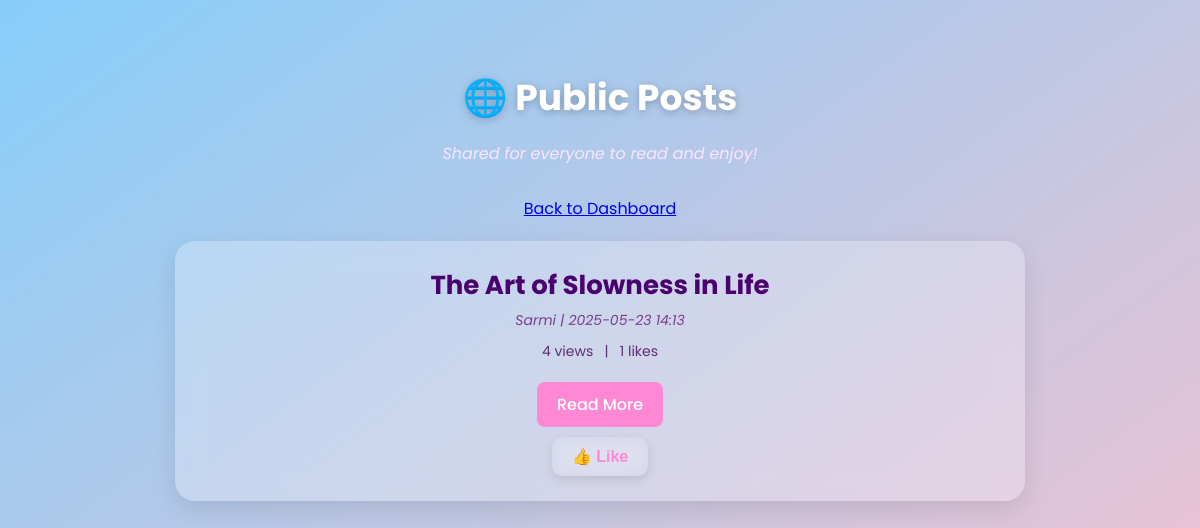
The page /public on the database its author committed.
### app/model.py (models this page shows)
class Post(db.Model):
    id = db.Column(db.Integer, primary_key=True)
    title = db.Column(db.String(100), nullable=False)
    content = db.Column(db.Text, nullable=False)
    image_url = db.Column(db.String(255),nullable=True)
    link=db.Column(db.String(255),nullable=True)
    is_public = db.Column(db.Boolean, default=False)
    date_posted = db.Column(db.DateTime, default=datetime.utcnow)
    user_id = db.Column(db.Integer, db.ForeignKey('user.id'), nullable=False)
    views = db.Column(db.Integer, default=0)
    likes = db.Column(db.Integer, default=0)
    liked_by = db.relationship('PostLike', backref='post', lazy='dynamic')

class User(db.Model,UserMixin):
    id=db.Column(db.Integer,primary_key=True)
    username=db.Column(db.String(30),nullable=False,unique=True)
    email=db.Column(db.String(100),nullable=False,unique=True)
    password=db.Column(db.String(100),nullable=False)
    posts=db.relationship('Post',backref='author',lazy=True)

### app/routes/blog.py (the view)
@blog.route('/public')
def public_posts():
    posts = Post.query.filter_by(is_public=True).order_by(Post.id.desc()).all()
    return render_template('public.html', posts=posts)

### app/templates/public.html (shortened to what this page needs)
<!DOCTYPE html>
<html lang="en">
<head>
</head>
<body>
    <h2>🌐 Public Posts</h2>
    <p class="subtitle">Shared for everyone to read and enjoy!</p>
    <center></cener><a class="back-link" href="{{ url_for('main.dashboard') }}">Back to Dashboard</a></center>
    {% for post in posts %}
        <div class="post-card">
            <div class="post-title">{{ post.title }}</div>
            <div class="post-meta">{{ post.author.username }} | {{ post.date_posted.strftime('%Y-%m-%d %H:%M') }}</div>
            <div class="post-stats">
                 {{ post.views }} views &nbsp; | &nbsp;  {{ post.likes }} likes
            </div>
            <a class="read-more" href="{{ url_for('blog.post', post_id=post.id) }}">Read More</a>
            <form class="like-form" action="{{ url_for('blog.like_post', post_id=post.id) }}" method="POST">
                <button type="submit" class="like-button">👍 Like</button>
            </form>
        </div>
    {% endfor %}
</body>
</html>

### app/templates/public.html (style rules this page uses)
body { margin: 0; padding: 40px; font-family: 'Poppins', sans-serif; background: linear-gradient(to bottom right, #87cefa, #ffc0cb); min-height: 100vh; color: #2e003e; }
h2 { text-align: center; font-size: 36px; font-weight: 700; margin-bottom: 10px; color: #fff; text-shadow: 0 2px 8px rgba(0, 0, 0, 0.25); }
p.subtitle { text-align: center; font-style: italic; color: #fce4ff; margin-bottom: 30px; }
.post-card { background: rgba(255, 255, 255, 0.25); backdrop-filter: blur(12px); border-radius: 20px; padding: 25px; margin: 20px auto; width: 90%; max-width: 800px; box-shadow: 0 8px 24px rgba(0, 0, 0, 0.1); transition: transform 0.2s ease; }
.post-title { font-size: 26px; font-weight: 700; text-align: center; color: #4a006e; margin-bottom: 5px; }
.post-meta { font-size: 14px; text-align: center; font-style: italic; color: #7a3f8b; margin-bottom: 10px; }
.post-stats { text-align: center; font-size: 14px; color: #5e2e71; margin-bottom: 10px; }
.read-more { display: inline-block; margin-top: 20px; padding: 10px 20px; background-color: #ff88d4; color: white; text-decoration: none; border-radius: 8px; font-weight: 500; transition: background-color 0.3s ease; display: block; text-align: center; width: fit-content; margin-left: auto; margin-right: auto; }
.like-form { text-align: center; margin-top: 10px; }
.like-form button { background: none; border: none; color: #ff88d4; font-size: 16px; font-weight: bold; cursor: pointer; }
.like-button { background: rgba(255, 255, 255, 0.3); border: none; color: #4a006e; padding: 10px 20px; border-radius: 10px; font-weight: 600; font-size: 16px; cursor: pointer; transition: background-color 0.3s ease, transform 0.2s ease; backdrop-filter: blur(8px); box-shadow: 0 4px 10px rgba(0, 0, 0, 0.1); }

### rows shown on the page
Post: title "The Art of Slowness in Life", author.username "Sarmi", date_posted "2025-05-23 14:13", views "4", likes "1"
